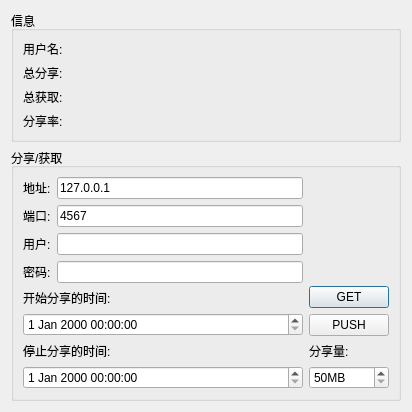
<?xml version="1.0" encoding="UTF-8"?>
<ui version="4.0">
 <class>ClientDialog</class>
 <widget class="QDialog" name="ClientDialog">
  <property name="geometry">
   <rect>
    <x>0</x>
    <y>0</y>
    <width>412</width>
    <height>354</height>
   </rect>
  </property>
  <property name="windowTitle">
   <string>Dialog</string>
  </property>
  <layout class="QVBoxLayout" name="verticalLayout_7">
   <item>
    <widget class="QGroupBox" name="infoBox">
     <property name="title">
      <string>信息</string>
     </property>
     <layout class="QHBoxLayout" name="horizontalLayout_6">
      <item>
       <layout class="QVBoxLayout" name="verticalLayout_3">
        <item>
         <widget class="QLabel" name="usernameLabel">
          <property name="text">
           <string>用户名:</string>
          </property>
         </widget>
        </item>
        <item>
         <widget class="QLabel" name="totalShareLabel">
          <property name="text">
           <string>总分享:</string>
          </property>
         </widget>
        </item>
        <item>
         <widget class="QLabel" name="totalFetchLabel">
          <property name="text">
           <string>总获取:</string>
          </property>
         </widget>
        </item>
        <item>
         <widget class="QLabel" name="shareRateLabel">
          <property name="text">
           <string>分享率:</string>
          </property>
         </widget>
        </item>
       </layout>
      </item>
     </layout>
    </widget>
   </item>
   <item>
    <widget class="QGroupBox" name="groupBox">
     <property name="title">
      <string>分享/获取</string>
     </property>
     <layout class="QHBoxLayout" name="horizontalLayout_5">
      <item>
       <layout class="QVBoxLayout" name="verticalLayout">
        <item>
         <layout class="QHBoxLayout" name="horizontalLayout">
          <item>
           <widget class="QLabel" name="label">
            <property name="text">
             <string>地址:</string>
            </property>
           </widget>
          </item>
          <item>
           <widget class="QLineEdit" name="addressLineEdit">
            <property name="text">
             <string>127.0.0.1</string>
            </property>
           </widget>
          </item>
         </layout>
        </item>
        <item>
         <layout class="QHBoxLayout" name="horizontalLayout_2">
          <item>
           <widget class="QLabel" name="label_2">
            <property name="text">
             <string>端口:</string>
            </property>
           </widget>
          </item>
          <item>
           <widget class="QLineEdit" name="portLineEdit">
            <property name="text">
             <string>4567</string>
            </property>
           </widget>
          </item>
         </layout>
        </item>
        <item>
         <layout class="QHBoxLayout" name="horizontalLayout_3">
          <item>
           <widget class="QLabel" name="label_3">
            <property name="text">
             <string>用户:</string>
            </property>
           </widget>
          </item>
          <item>
           <widget class="QLineEdit" name="userLineEdit"/>
          </item>
         </layout>
        </item>
        <item>
         <layout class="QHBoxLayout" name="horizontalLayout_4">
          <item>
           <widget class="QLabel" name="label_4">
            <property name="text">
             <string>密码:</string>
            </property>
           </widget>
          </item>
          <item>
           <widget class="QLineEdit" name="passwdLineEdit"/>
          </item>
         </layout>
        </item>
        <item>
         <layout class="QVBoxLayout" name="verticalLayout_4">
          <item>
           <widget class="QLabel" name="label_5">
            <property name="text">
             <string>开始分享的时间:</string>
            </property>
           </widget>
          </item>
          <item>
           <widget class="QDateTimeEdit" name="fromDateTimeEdit"/>
          </item>
          <item>
           <widget class="QLabel" name="label_6">
            <property name="text">
             <string>停止分享的时间:</string>
            </property>
           </widget>
          </item>
          <item>
           <widget class="QDateTimeEdit" name="toDateTimeEdit"/>
          </item>
         </layout>
        </item>
       </layout>
      </item>
      <item>
       <layout class="QVBoxLayout" name="verticalLayout_6">
        <item>
         <layout class="QVBoxLayout" name="verticalLayout_2">
          <item>
           <spacer name="verticalSpacer">
            <property name="orientation">
             <enum>Qt::Vertical</enum>
            </property>
            <property name="sizeHint" stdset="0">
             <size>
              <width>20</width>
              <height>40</height>
             </size>
            </property>
           </spacer>
          </item>
          <item>
           <widget class="QPushButton" name="getUserButton">
            <property name="text">
             <string>GET</string>
            </property>
           </widget>
          </item>
          <item>
           <widget class="QPushButton" name="pushUserButton">
            <property name="text">
             <string>PUSH</string>
            </property>
           </widget>
          </item>
         </layout>
        </item>
        <item>
         <layout class="QVBoxLayout" name="verticalLayout_5">
          <item>
           <widget class="QLabel" name="label_7">
            <property name="text">
             <string>分享量:</string>
            </property>
           </widget>
          </item>
          <item>
           <widget class="QSpinBox" name="shareSpinBox">
            <property name="suffix">
             <string>MB</string>
            </property>
            <property name="minimum">
             <number>50</number>
            </property>
            <property name="maximum">
             <number>800</number>
            </property>
           </widget>
          </item>
         </layout>
        </item>
       </layout>
      </item>
     </layout>
    </widget>
   </item>
  </layout>
 </widget>
 <resources/>
 <connections/>
</ui>
